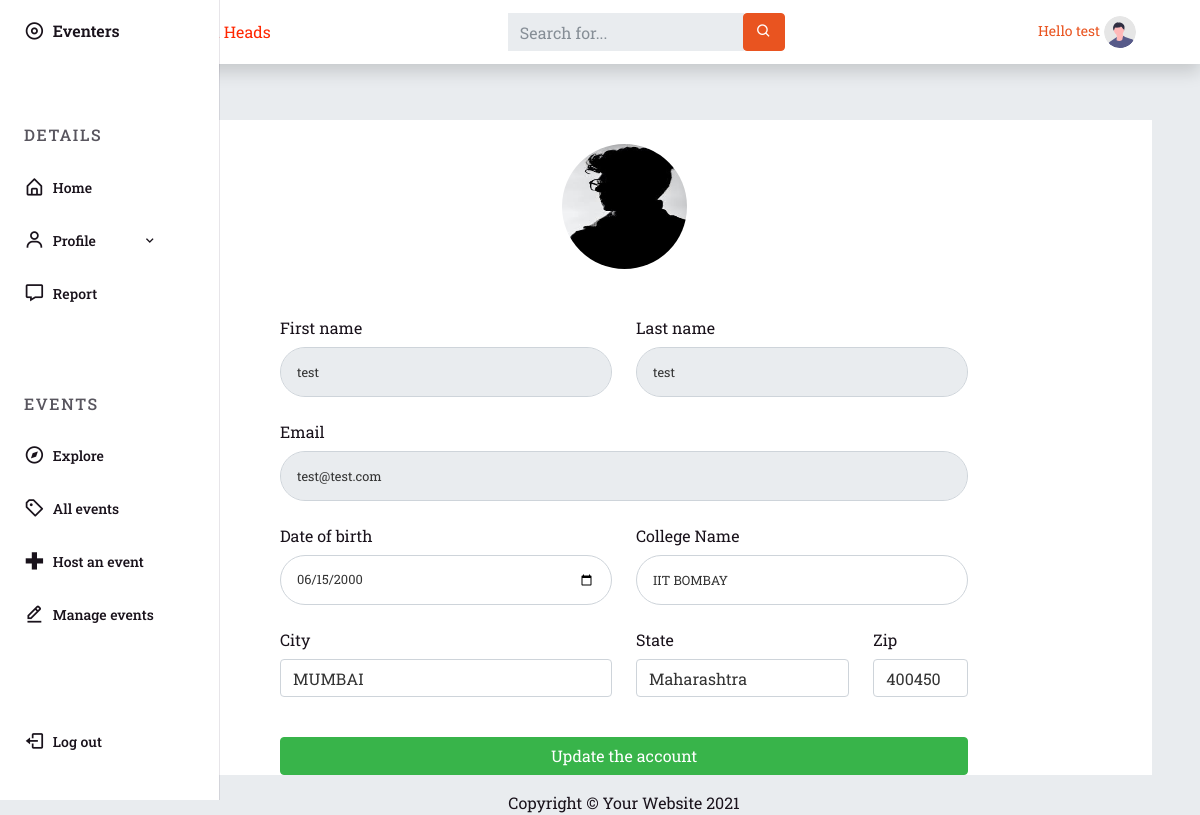
The app's page /event_heads/viewProfile.php (signed in) with its own data.
### tables this page shows
CREATE TABLE `student_login` (
  `ID` int NOT NULL,
  `FIRST_NAME` varchar(255) NOT NULL,
  `LAST_NAME` varchar(255) NOT NULL,
  `EMAIL` varchar(255) NOT NULL,
  `PASSWORD` varchar(255) NOT NULL,
  `DOB` date DEFAULT NULL,
  `COLLEGE_NAME` varchar(100) DEFAULT NULL,
  `CITY` varchar(100) DEFAULT NULL,
  `STATE` varchar(50) DEFAULT NULL,
  `ZIP` int DEFAULT NULL,
  `THUMBNAIL` varchar(255) DEFAULT NULL,
  `JOINED_ON` timestamp(6) NOT NULL DEFAULT CURRENT_TIMESTAMP(6)
);

### event_heads/viewProfile.php (the view, shortened to what this page needs)
<?php
include 'includes/header.php';
include 'includes/navbar.php';
?>
<?php
$imgDestination = "../global/uploads/profileImage/";
$email = $_SESSION['email'];
$sql = "SELECT * FROM `student_login` WHERE EMAIL = '$email'";
$result = mysqli_query($link, $sql);
$nums_rows = mysqli_num_rows($result);
if ($nums_rows > 0) {
    if ($data = mysqli_fetch_assoc($result)) {
?>
        <div class="container-fluid bg-white">
            <div class="col-8 mt-5 mx-auto ">
                <form action="../source/update-account-details.php" class="user" method="POST" enctype="multipart/form-data">
                    <div class="row mx-auto form-group">
                        <div class="update__profile__pic my-4">
                            <img src="<?php
                                        if ($data['THUMBNAIL']) {
                                            echo $imgDestination . $data['THUMBNAIL'];
                                        } else {
                                            echo  "../assets/profile_placeholder.png";
                                        }
                                        ?>" alt="" class="account__image mx-auto " style="cursor: pointer;">
                        </div>
                    </div>
                    <div class="row form-group">
                        <div class="col-sm-6">
                            <label for="staticFname" class="col-sm-2 col-md-4 col-form-label">First name</label>
                            <input type="text" class="form-control form-control-user" readonly="" name="first_name" placeholder="First Name" value=<?php echo $data['FIRST_NAME']; ?>>
                        </div>
                        <div class="col-sm-6">
                            <label for="staticLname" class="col-sm-2 col-md-4 col-form-label">Last name</label>
                            <input type="text" class="form-control form-control-user" readonly="" name="last_name" placeholder="Last Name" value=<?php echo $data['LAST_NAME']; ?>>
                        </div>
                    </div>
                    <div class="form-group">
                        <label for="staticEmail" class="col-sm-2 col-md-4 col-form-label">Email</label>
                        <input type="email" class="form-control form-control-user" readonly="" name="email" placeholder="Email" value=<?php echo $data['EMAIL']; ?>>
                    </div>
                    <div class="row form-group">
                        <div class="col-sm-6">
                            <label for="staticdob" class="col-sm-4 col-form-label">Date of birth</label>
                            <input type="date" class="form-control form-control-user" name="date_of_birth" placeholder="DOB" value="<?php echo $data['DOB'] ?>">
                        </div>
                        <div class="col-sm-6">
                            <label for="staticdob" class="col-sm-4 col-form-label">College Name</label>
                            <input type="text" class="form-control form-control-user" name="College" placeholder="College name" value="<?php echo $data['COLLEGE_NAME'] ?>">
                        </div>
                    </div>
                    <div class="row form-group mb-4">
                        <div class="form-group col-md-6">
                            <label for="cityName" class="col-sm-4 col-form-label">City</label>
                            <input type="text" class="form-control" id="inputCity" name="city" value="<?php echo $data['CITY'] ?>">
                        </div>
                        <div class="form-group col-md-4">
                            <label for="stateName" class="col-sm-4 col-form-label">State</label>
                            <input type="text" class="form-control" id="inputState" name="state" value="<?php echo $data['STATE'] ?>">
                        </div>
                        <div class="form-group col-md-2">
                            <label for="pinCode" class="col-sm-2 col-form-label">Zip</label>
                            <input type="text" class="form-control" id="inputZip" name="zipcode" value="<?php echo $data['ZIP'] ?>">
                        </div>
                    </div>
                    <div class="row form-group">
                        <div class="col"><button type="submit" class="btn btn-success w-100">Update the account</button></div>
                    </div>
                </form>
            </div>
        </div>
<?php
    }
}
?>
<?php
include 'includes/footer.php';
?>

### event_heads/styles/EH-style.css (style rules this page uses)
:root { --header-height: 3.5rem; --nav-width: 219px; --first-color: #ff681f; --first-color-light: #ff945f; --title-color: #ff2600; --text-color: #19121b; --text-color-light: #58555e; --body-color: #f9f6fd; --container-color: #fff; --body-font: "Roboto Slab", serif; --normal-font-size: 0.938rem; --small-font-size: 0.75rem; --smaller-font-size: 0.75rem; --font-semi-bold: 600; --font-medium: 500; --font-bold: 700; --z-fixed: 100; }
@media screen and (min-width: 1024px) { :root { --normal-font-size: 1rem; --small-font-size: 0.875rem; --smaller-font-size: 0.813rem; } }
body { margin: var(--header-height) 0 0 0; padding: 1rem 1rem 0; font-family: var(--body-font); font-size: var(--normal-font-size); background-color: var(--body-color); color: var(--text-color); }
img { max-width: 100%; height: auto; }
@media screen and (min-width: 768px) { body { padding: 1rem 3rem 0 6rem; } }
.update__profile__pic { position: relative; }
.account__image { width: 125px; height: 125px; border-radius: 50%; opacity: 1; display: block; transition: 0.5s ease; backface-visibility: hidden; }

### records on screen
student_login: THUMBNAIL (picture), first_name "test", last_name "test", email "test@test.com", date_of_birth "06/15/2000", College "IIT BOMBAY", city "MUMBAI", state "Maharashtra", zipcode "400450"

### other values on screen
$_SESSION['first_name'] "test"
